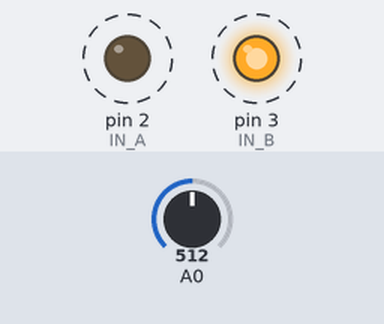
Recording of a sketch running on a simulated Arduino Uno, built with avr-gcc and run on an emulated ATmega328P. On the bench: output pins drawn as LEDs (lit = HIGH). Dashed ring = blinking. Inputs (shaded band) come from the test bench; at power-on: A0 = 512.

Above: at 0.46 s.
1.3 s: A0 set to 0
4.3 s: A0 set to 42
At 5.3 s:
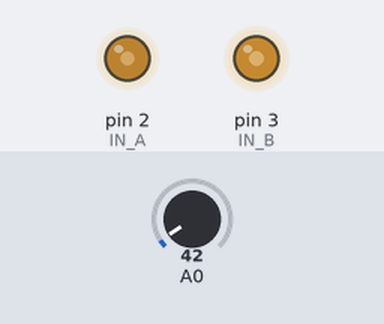
7.3 s: A0 set to 53
10.3 s: A0 set to 73
13.3 s: A0 set to 89
At 13.87 s:
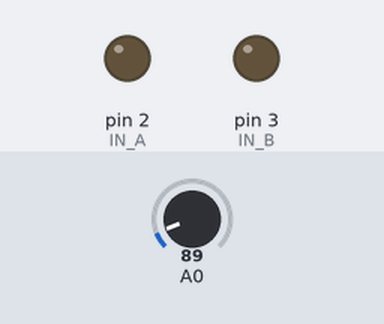
16.3 s: A0 set to 306
At 16.98 s:
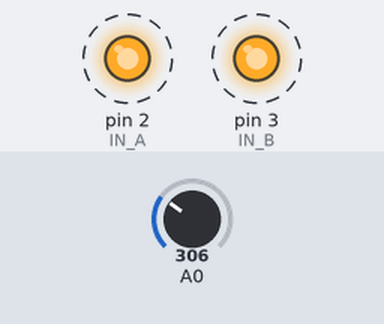
Timing chart, 0 to 20.3 s (numbered marks = the images above; inputs shaded):
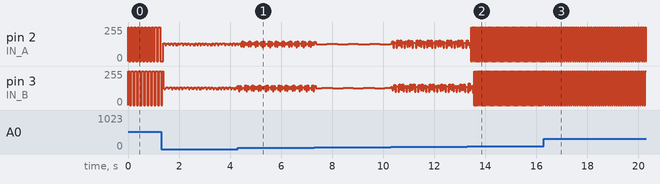

Measured:
- the behaviour switches between 79 and 80 on A0 (found by bisection; images 1 and 2)
- after the input at 16.3 s, pin 2 (IN_A): alternates 255/255 for 0.04 s and 0/255 for 0.04 s, starting after 0.06 s; pin 3 (IN_B): alternates 255/255 for 0.04 s and 0/255 for 0.04 s, starting after 0.09 s

The sketch:

stepper.ino
```cpp
#define IN_A 2
#define IN_B 3
#define ENABLE_PIN 4

#define PulseWidth 2

void setup() {
  pinMode(IN_A, OUTPUT);
  pinMode(IN_B, OUTPUT);

}

void doDelay()
{
//  digitalWrite(ENABLE_PIN, LOW);
  const auto ad = analogRead(0);
  delay(ad >> 4);
//  digitalWrite(ENABLE_PIN, HIGH);
}
void loop() {

  digitalWrite(IN_A, HIGH);
  digitalWrite(IN_B, HIGH);
  delay(PulseWidth);
  doDelay();

  digitalWrite(IN_A, LOW);
  digitalWrite(IN_B, HIGH);
  delay(PulseWidth);
  doDelay();

  digitalWrite(IN_A, LOW);
  digitalWrite(IN_B, LOW);
  delay(PulseWidth);
  doDelay();

  digitalWrite(IN_A, HIGH);
  digitalWrite(IN_B, LOW);
  delay(PulseWidth);
  doDelay();
}
```
